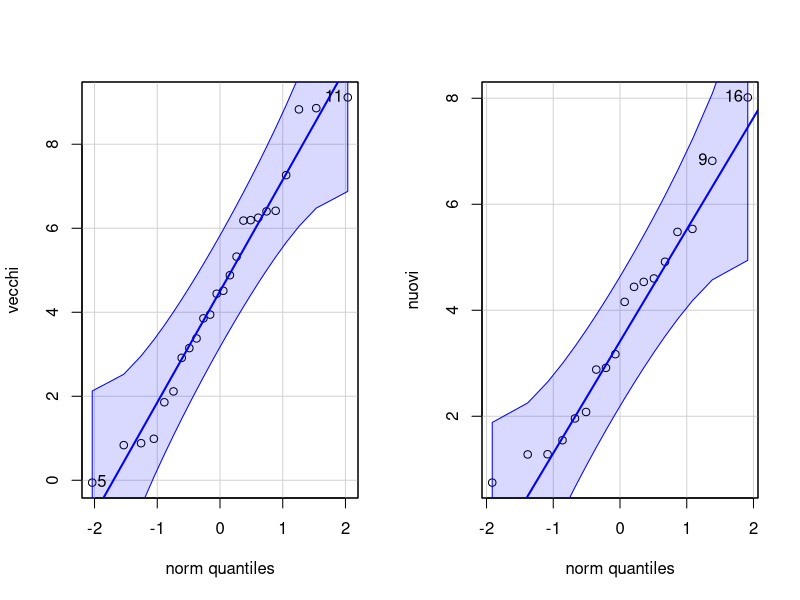
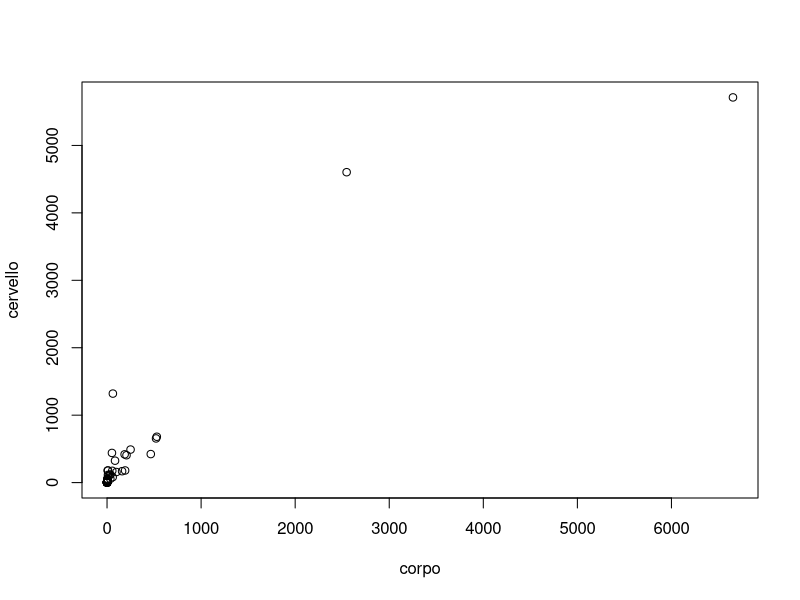
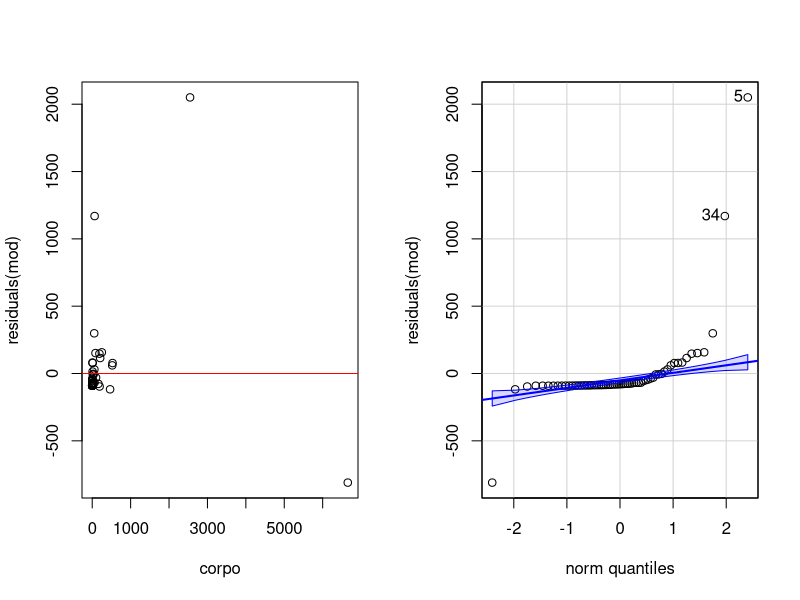
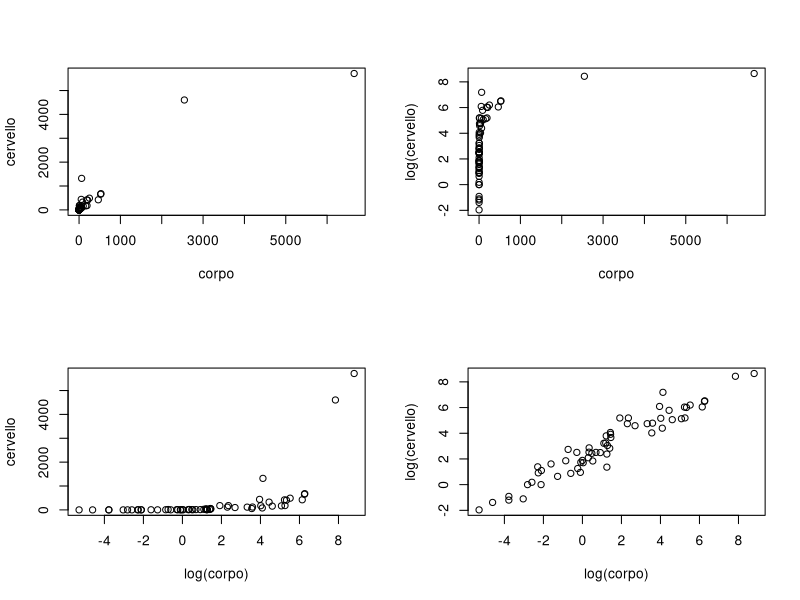
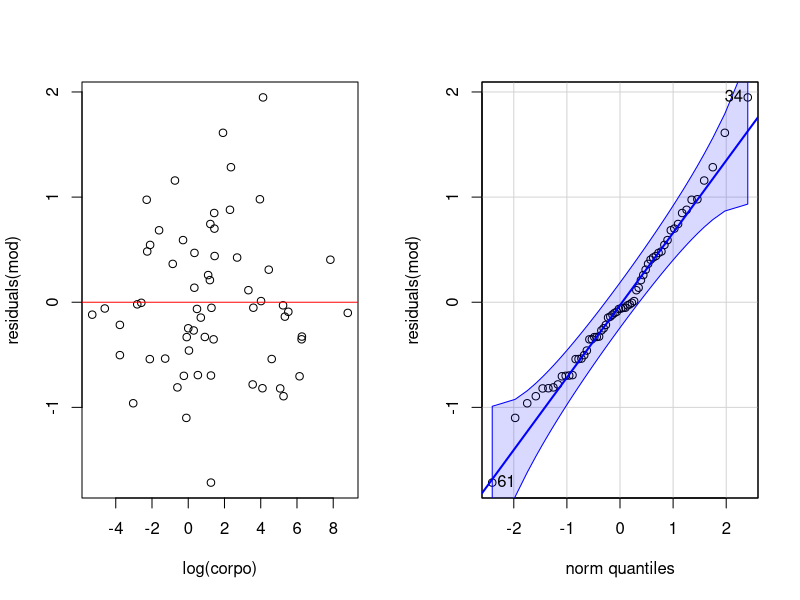
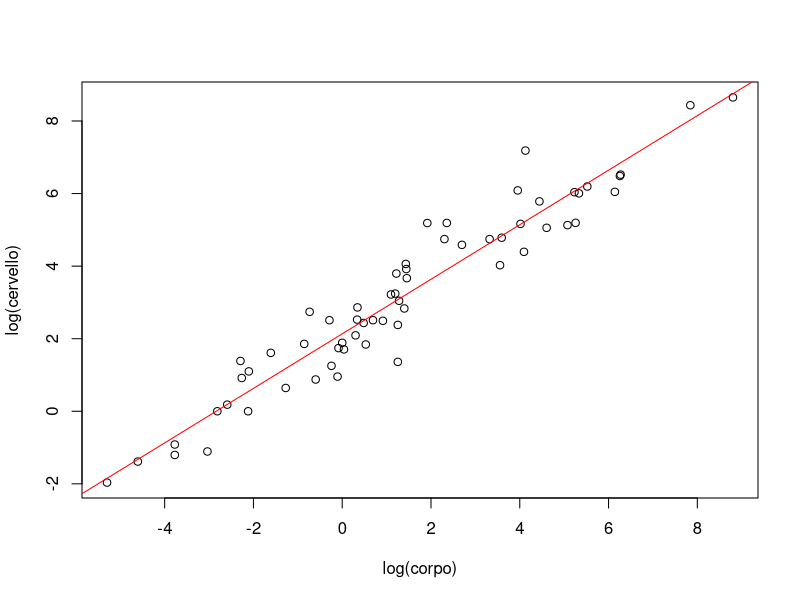

Write the R code that produced these figures, in order.
## ---- chunk 1
(109+103)/261
## ---- chunk 2
j <- 212/(0.813)^2 + 49/(1-0.813)^2
j
## ---- chunk 3
1/sqrt(j)
## ---- chunk 4
n <- 24
media <- 4.5
sd <- 2.7
alpha <- 0.05
t <- qt(1-alpha/2, n-1)
media + c(-1,1)*t*sd/sqrt(n)
## ---- chunk 5
t <- (4.5 - 3.7) / sqrt(2.7^2 / 24 + 2^2 / 18)
t
## ---- chunk 6
gradi <- (2.7^2 / 24 + 2^2 / 18)^2 / ((2.7^2 / 24)^2 / 23 + (2^2 / 18)^2 / 17)
gradi
## ---- chunk 7
1 - pt(t, df = gradi)
## ---- chunk 8
vecchia <- read.csv("vecchia_versione.csv")
nuova <- read.csv("nuova_versione.csv")
head(vecchia)
head(nuova)
## ---- chunk 9
vecchi <- vecchia$x
nuovi <- nuova$x
## ---- chunk 10
library("car")
## divido lo schermo in due colonne e una riga
par(mfrow = c(1, 2))
qqPlot(vecchi)
qqPlot(nuovi)
## riporto il grafico alla configurazione standard
par(mfrow = c(1, 1))
## ---- chunk 11
t.test(vecchi)
## ---- chunk 12
t.test(vecchi, nuovi, alternative = "greater")
## ---- chunk 13
mammiferi <- read.csv("mammiferi.csv")
head(mammiferi)
## ---- chunk 14
library(car)
plot(cervello ~ corpo, data = mammiferi)
## ---- chunk 15
mod <- lm(cervello ~ corpo, data = mammiferi)
summary(mod)
## ---- chunk 16
library(car)
par(mfrow = c(1, 2))
plot(residuals(mod) ~ corpo, data = mammiferi)
abline(h = 0, col = "red")
qqPlot(residuals(mod))
par(mfrow = c(1, 1))
## ---- chunk 17
#divido finestra 2 righe e 2 colonne
par(mfrow = c(2, 2))
plot(cervello ~ corpo, data = mammiferi)
plot(log(cervello) ~ corpo, data = mammiferi)
plot(cervello ~ log(corpo), data = mammiferi)
plot(log(cervello) ~ log(corpo), data = mammiferi)
par(mfrow = c(1, 1))
## ---- chunk 18
mod <- lm(log(cervello) ~ log(corpo), data = mammiferi)
summary(mod)
## ---- chunk 19
library(car)
par(mfrow = c(1, 2))
plot(residuals(mod) ~ log(corpo), data = mammiferi)
abline(h = 0, col = "red")
qqPlot(residuals(mod))
par(mfrow = c(1, 1))
## ---- chunk 20
plot(log(cervello) ~ log(corpo), data = mammiferi)
abline(mod, col = "red")
## ---- chunk 21
pr <- predict(mod, newdata = data.frame(corpo = 50), interval = "prediction", level = 0.9)
exp(pr)
## ---- chunk 22
pr <- predict(mod, newdata = data.frame(corpo = 100), interval = "prediction", level = 0.9)
exp(pr)
